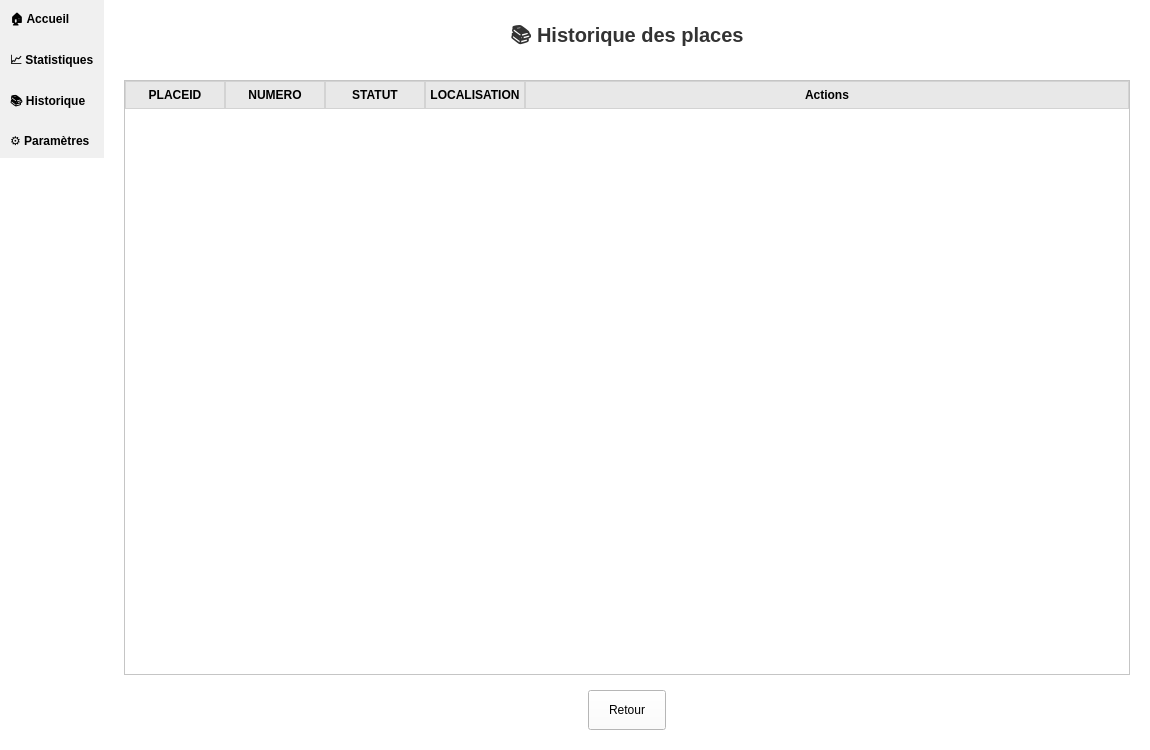
<?xml version="1.0" encoding="UTF-8"?>
<ui version="4.0">
 <class>ParkingWindow</class>
 <widget class="QWidget" name="ParkingWindow">
  <property name="geometry">
   <rect>
    <x>0</x>
    <y>0</y>
    <width>1150</width>
    <height>750</height>
   </rect>
  </property>
  <property name="windowTitle">
   <string>Système de Gestion de Parking</string>
  </property>
  <property name="styleSheet">
   <string notr="true">background-color: white; color: black;</string>
  </property>
  <layout class="QHBoxLayout" name="globalLayout">
   <property name="spacing">
    <number>0</number>
   </property>
   <property name="leftMargin">
    <number>0</number>
   </property>
   <property name="topMargin">
    <number>0</number>
   </property>
   <property name="rightMargin">
    <number>0</number>
   </property>
   <property name="bottomMargin">
    <number>0</number>
   </property>
   <item>
    <layout class="QVBoxLayout" name="sidebarLayout">
     <item>
      <widget class="QPushButton" name="dashboardButton">
       <property name="styleSheet">
        <string notr="true">QPushButton {
            background-color: #F0F0F0; color: black; font-weight: bold;
            padding: 10px; border: none; text-align: left;
        }
        QPushButton:hover { background-color: #D3D3D3; }
        QPushButton:pressed { background-color: #C0C0C0; }</string>
       </property>
       <property name="text">
        <string>🏠 Accueil</string>
       </property>
      </widget>
     </item>
     <item>
      <widget class="QPushButton" name="statsButton">
       <property name="styleSheet">
        <string notr="true">QPushButton {
            background-color: #F0F0F0; color: black; font-weight: bold;
            padding: 10px; border: none; text-align: left;
        }
        QPushButton:hover { background-color: #D3D3D3; }
        QPushButton:pressed { background-color: #C0C0C0; }</string>
       </property>
       <property name="text">
        <string>📈 Statistiques</string>
       </property>
      </widget>
     </item>
     <item>
      <widget class="QPushButton" name="historyButton2">
       <property name="styleSheet">
        <string notr="true">QPushButton {
            background-color: #F0F0F0; color: black; font-weight: bold;
            padding: 10px; border: none; text-align: left;
        }
        QPushButton:hover { background-color: #D3D3D3; }
        QPushButton:pressed { background-color: #C0C0C0; }</string>
       </property>
       <property name="text">
        <string>📚 Historique</string>
       </property>
      </widget>
     </item>
     <item>
      <widget class="QPushButton" name="settingsButton">
       <property name="styleSheet">
        <string notr="true">QPushButton {
            background-color: #F0F0F0; color: black; font-weight: bold;
            padding: 10px; border: none; text-align: left;
        }
        QPushButton:hover { background-color: #D3D3D3; }
        QPushButton:pressed { background-color: #C0C0C0; }</string>
       </property>
       <property name="text">
        <string>⚙️ Paramètres</string>
       </property>
      </widget>
     </item>
     <item>
      <spacer name="verticalSpacer_Sidebar">
       <property name="orientation">
        <enum>Qt::Orientation::Vertical</enum>
       </property>
       <property name="sizeHint" stdset="0">
        <size>
         <width>20</width>
         <height>40</height>
        </size>
       </property>
      </spacer>
     </item>
    </layout>
   </item>
   <item>
    <widget class="QStackedWidget" name="stackedWidget">
     <property name="currentIndex">
      <number>2</number>
     </property>
     <widget class="QWidget" name="mainPage">
      <layout class="QVBoxLayout" name="mainLayout">
       <item>
        <layout class="QHBoxLayout" name="headerLayout">
         <item>
          <widget class="QLabel" name="logoLabel">
           <property name="minimumSize">
            <size>
             <width>100</width>
             <height>80</height>
            </size>
           </property>
           <property name="maximumSize">
            <size>
             <width>100</width>
             <height>80</height>
            </size>
           </property>
           <property name="text">
            <string>Logo</string>
           </property>
           <property name="alignment">
            <set>Qt::AlignmentFlag::AlignCenter</set>
           </property>
          </widget>
         </item>
         <item>
          <spacer name="horizontalSpacer_Header1">
           <property name="orientation">
            <enum>Qt::Orientation::Horizontal</enum>
           </property>
           <property name="sizeHint" stdset="0">
            <size>
             <width>40</width>
             <height>20</height>
            </size>
           </property>
          </spacer>
         </item>
         <item>
          <widget class="QLabel" name="titleLabel">
           <property name="styleSheet">
            <string notr="true">font-size: 28px; font-weight: bold; color: #333;</string>
           </property>
           <property name="text">
            <string>Gestion du Parking</string>
           </property>
           <property name="alignment">
            <set>Qt::AlignmentFlag::AlignCenter</set>
           </property>
          </widget>
         </item>
         <item>
          <spacer name="horizontalSpacer_Header2">
           <property name="orientation">
            <enum>Qt::Orientation::Horizontal</enum>
           </property>
           <property name="sizeHint" stdset="0">
            <size>
             <width>40</width>
             <height>20</height>
            </size>
           </property>
          </spacer>
         </item>
         <item>
          <widget class="QPushButton" name="notificationButton">
           <property name="minimumSize">
            <size>
             <width>40</width>
             <height>40</height>
            </size>
           </property>
           <property name="maximumSize">
            <size>
             <width>40</width>
             <height>40</height>
            </size>
           </property>
           <property name="cursor">
            <cursorShape>PointingHandCursor</cursorShape>
           </property>
           <property name="toolTip">
            <string>Afficher les notifications</string>
           </property>
           <property name="styleSheet">
            <string notr="true">QPushButton { background-color: transparent; border: none; border-radius: 20px; padding: 5px; font-size: 18px; }
QPushButton:hover { background-color: #E0E0E0; }
QPushButton:pressed { background-color: #D0D0D0; }</string>
           </property>
           <property name="text">
            <string>🔔</string>
           </property>
           <property name="iconSize">
            <size>
             <width>24</width>
             <height>24</height>
            </size>
           </property>
          </widget>
         </item>
        </layout>
       </item>
       <item>
        <widget class="QGroupBox" name="formBox">
         <property name="sizePolicy">
          <sizepolicy hsizetype="MinimumExpanding" vsizetype="Preferred">
           <horstretch>0</horstretch>
           <verstretch>0</verstretch>
          </sizepolicy>
         </property>
         <property name="styleSheet">
          <string notr="true">QGroupBox {
    font-weight: bold; margin-top: 10px; border: 1px solid #D3D3D3;
    border-radius: 5px; padding-top: 18px; padding-bottom: 10px;
    padding-left: 10px; padding-right: 10px;
}
QGroupBox::title {
    subcontrol-origin: margin; subcontrol-position: top left; padding-left: 8px;
    padding-right: 8px; padding-top: 1px; padding-bottom: 1px;
}</string>
         </property>
         <property name="title">
          <string>Ajouter une place</string>
         </property>
         <layout class="QVBoxLayout" name="formLayout">
          <property name="spacing">
           <number>15</number>
          </property>
          <item>
           <widget class="QLineEdit" name="plateInput">
            <property name="placeholderText">
             <string>Numéro de place (ex: A12)</string>
            </property>
           </widget>
          </item>
          <item>
           <widget class="QLineEdit" name="nomInput">
            <property name="placeholderText">
             <string>ID Utilisateur (numérique)</string>
            </property>
           </widget>
          </item>
          <item>
           <widget class="QLineEdit" name="prenomInput">
            <property name="placeholderText">
             <string>Localisation (ex: Niveau -1)</string>
            </property>
           </widget>
          </item>
          <item>
           <widget class="QLineEdit" name="numeroInput">
            <property name="placeholderText">
             <string>ID Place (numérique)</string>
            </property>
           </widget>
          </item>
          <item>
           <widget class="QLineEdit" name="entryTimeInput">
            <property name="placeholderText">
             <string>Date réservation (HH:MM)</string>
            </property>
           </widget>
          </item>
          <item>
           <widget class="QComboBox" name="vehicleTypeCombo">
            <item>
             <property name="text">
              <string>libre</string>
             </property>
            </item>
            <item>
             <property name="text">
              <string>réservé</string>
             </property>
            </item>
            <item>
             <property name="text">
              <string>occupé</string>
             </property>
            </item>
           </widget>
          </item>
          <item alignment="Qt::AlignmentFlag::AlignRight">
           <widget class="QPushButton" name="addButton">
            <property name="minimumSize">
             <size>
              <width>100</width>
              <height>35</height>
             </size>
            </property>
            <property name="maximumSize">
             <size>
              <width>100</width>
              <height>35</height>
             </size>
            </property>
            <property name="cursor">
             <cursorShape>PointingHandCursor</cursorShape>
            </property>
            <property name="styleSheet">
             <string notr="true">QPushButton { background-color: black; color: white; font-size: 13px; border: none; border-radius: 6px; padding: 5px; }
QPushButton:hover { background-color: #333333; }
QPushButton:pressed { background-color: #555555; }</string>
            </property>
            <property name="text">
             <string>Ajouter</string>
            </property>
           </widget>
          </item>
         </layout>
        </widget>
       </item>
       <item>
        <layout class="QHBoxLayout" name="bottomLayout">
         <item>
          <spacer name="horizontalSpacer_Bottom">
           <property name="orientation">
            <enum>Qt::Orientation::Horizontal</enum>
           </property>
           <property name="sizeHint" stdset="0">
            <size>
             <width>40</width>
             <height>20</height>
            </size>
           </property>
          </spacer>
         </item>
        </layout>
       </item>
       <item>
        <layout class="QVBoxLayout" name="rightButtons">
         <property name="spacing">
          <number>10</number>
         </property>
         <item>
          <widget class="QPushButton" name="removeButton">
           <property name="cursor">
            <cursorShape>PointingHandCursor</cursorShape>
           </property>
           <property name="styleSheet">
            <string notr="true">QPushButton {
            background-color: white; color: black; font-weight: bold;
            padding: 10px 15px; border: 1px solid #C0392B; border-radius: 8px; /* Adjusted border color */
            min-width: 180px;
        }
        QPushButton:hover { background-color: #F0F0F0; border-color: #555; }
        QPushButton:pressed { background-color: #E0E0E0; }</string>
           </property>
           <property name="text">
            <string>🚗 Retirer un véhicule</string>
           </property>
          </widget>
         </item>
         <item>
          <widget class="QPushButton" name="historyButton">
           <property name="cursor">
            <cursorShape>PointingHandCursor</cursorShape>
           </property>
           <property name="styleSheet">
            <string notr="true">QPushButton {
            background-color: white; color: black; font-weight: bold;
            padding: 10px 15px; border: 1px solid #A0A0A0; border-radius: 8px;
            min-width: 180px;
        }
        QPushButton:hover { background-color: #F0F0F0; border-color: #555; }
        QPushButton:pressed { background-color: #E0E0E0; }</string>
           </property>
           <property name="text">
            <string>📊 Afficher historique</string>
           </property>
          </widget>
         </item>
         <item>
          <widget class="QPushButton" name="ticketButton">
           <property name="cursor">
            <cursorShape>PointingHandCursor</cursorShape>
           </property>
           <property name="styleSheet">
            <string notr="true">QPushButton {
            background-color: white; color: black; font-weight: bold;
            padding: 10px 15px; border: 1px solid #A0A0A0; border-radius: 8px;
            min-width: 180px;
        }
        QPushButton:hover { background-color: #F0F0F0; border-color: #555; }
        QPushButton:pressed { background-color: #E0E0E0; }</string>
           </property>
           <property name="text">
            <string>🧾 Générer un ticket</string>
           </property>
          </widget>
         </item>
         <item>
          <spacer name="verticalSpacer_RightButtons">
           <property name="orientation">
            <enum>Qt::Orientation::Vertical</enum>
           </property>
           <property name="sizeHint" stdset="0">
            <size>
             <width>20</width>
             <height>40</height>
            </size>
           </property>
          </spacer>
         </item>
        </layout>
       </item>
       <item>
        <spacer name="verticalSpacer_Main">
         <property name="orientation">
          <enum>Qt::Orientation::Vertical</enum>
         </property>
         <property name="sizeHint" stdset="0">
          <size>
           <width>20</width>
           <height>40</height>
          </size>
         </property>
        </spacer>
       </item>
      </layout>
     </widget>
     <widget class="QWidget" name="statsPage">
      <layout class="QVBoxLayout" name="statsPageLayout">
       <item>
        <layout class="QHBoxLayout" name="statsContentLayout" stretch="0">
         <item>
          <widget class="QChartView" name="chartView">
           <property name="renderHints">
            <set>QPainter::RenderHint::Antialiasing</set>
           </property>
          </widget>
         </item>
        </layout>
       </item>
       <item>
        <layout class="QHBoxLayout" name="statsButtonLayout">
         <item>
          <spacer name="horizontalSpacer_Stats1">
           <property name="orientation">
            <enum>Qt::Orientation::Horizontal</enum>
           </property>
           <property name="sizeHint" stdset="0">
            <size>
             <width>40</width>
             <height>20</height>
            </size>
           </property>
          </spacer>
         </item>
         <item>
          <widget class="QPushButton" name="backFromStatsBtn">
           <property name="minimumSize">
            <size>
             <width>0</width>
             <height>40</height>
            </size>
           </property>
           <property name="maximumSize">
            <size>
             <width>16777215</width>
             <height>40</height>
            </size>
           </property>
           <property name="cursor">
            <cursorShape>PointingHandCursor</cursorShape>
           </property>
           <property name="styleSheet">
            <string notr="true">QPushButton { padding: 10px 20px; }</string>
           </property>
           <property name="text">
            <string>Retour</string>
           </property>
          </widget>
         </item>
         <item>
          <spacer name="horizontalSpacer_Stats2">
           <property name="orientation">
            <enum>Qt::Orientation::Horizontal</enum>
           </property>
           <property name="sizeHint" stdset="0">
            <size>
             <width>40</width>
             <height>20</height>
            </size>
           </property>
          </spacer>
         </item>
        </layout>
       </item>
      </layout>
     </widget>
     <widget class="QWidget" name="historyPage">
      <layout class="QVBoxLayout" name="historyLayout" stretch="0,1,0">
       <property name="spacing">
        <number>15</number>
       </property>
       <property name="leftMargin">
        <number>20</number>
       </property>
       <property name="topMargin">
        <number>20</number>
       </property>
       <property name="rightMargin">
        <number>20</number>
       </property>
       <property name="bottomMargin">
        <number>20</number>
       </property>
       <item>
        <widget class="QLabel" name="historyTitle">
         <property name="styleSheet">
          <string notr="true">font-size: 20px; font-weight: bold; color: #333; margin-bottom: 10px;</string>
         </property>
         <property name="text">
          <string>📚 Historique des places</string>
         </property>
         <property name="alignment">
          <set>Qt::AlignmentFlag::AlignCenter</set>
         </property>
        </widget>
       </item>
       <item>
        <widget class="QTableWidget" name="historyTable">
         <property name="styleSheet">
          <string notr="true">QTableWidget { gridline-color: #D3D3D3; }
QHeaderView::section { background-color: #E8E8E8; padding: 4px; border: 1px solid #D3D3D3; font-weight: bold;}
QTableWidget::item { padding: 5px; }
QTableWidget::item:selected { background-color: #A8D8FF; color: black; }</string>
         </property>
         <property name="editTriggers">
          <set>QAbstractItemView::EditTrigger::NoEditTriggers</set>
         </property>
         <property name="alternatingRowColors">
          <bool>true</bool>
         </property>
         <property name="selectionMode">
          <enum>QAbstractItemView::SelectionMode::SingleSelection</enum>
         </property>
         <property name="selectionBehavior">
          <enum>QAbstractItemView::SelectionBehavior::SelectRows</enum>
         </property>
         <attribute name="horizontalHeaderStretchLastSection">
          <bool>true</bool>
         </attribute>
         <attribute name="verticalHeaderVisible">
          <bool>false</bool>
         </attribute>
         <column>
          <property name="text">
           <string>PLACEID</string>
          </property>
         </column>
         <column>
          <property name="text">
           <string>NUMERO</string>
          </property>
         </column>
         <column>
          <property name="text">
           <string>STATUT</string>
          </property>
         </column>
         <column>
          <property name="text">
           <string>LOCALISATION</string>
          </property>
         </column>
         <column>
          <property name="text">
           <string>Actions</string>
          </property>
         </column>
        </widget>
       </item>
       <item>
        <layout class="QHBoxLayout" name="historyButtonLayout">
         <item>
          <spacer name="horizontalSpacer_History1">
           <property name="orientation">
            <enum>Qt::Orientation::Horizontal</enum>
           </property>
           <property name="sizeHint" stdset="0">
            <size>
             <width>40</width>
             <height>20</height>
            </size>
           </property>
          </spacer>
         </item>
         <item>
          <widget class="QPushButton" name="backFromHistoryBtn">
           <property name="minimumSize">
            <size>
             <width>0</width>
             <height>40</height>
            </size>
           </property>
           <property name="maximumSize">
            <size>
             <width>16777215</width>
             <height>40</height>
            </size>
           </property>
           <property name="cursor">
            <cursorShape>PointingHandCursor</cursorShape>
           </property>
           <property name="styleSheet">
            <string notr="true">QPushButton { padding: 10px 20px; }</string>
           </property>
           <property name="text">
            <string>Retour</string>
           </property>
          </widget>
         </item>
         <item>
          <spacer name="horizontalSpacer_History2">
           <property name="orientation">
            <enum>Qt::Orientation::Horizontal</enum>
           </property>
           <property name="sizeHint" stdset="0">
            <size>
             <width>40</width>
             <height>20</height>
            </size>
           </property>
          </spacer>
         </item>
        </layout>
       </item>
      </layout>
     </widget>
     <widget class="QWidget" name="settingsPage">
      <layout class="QVBoxLayout" name="settingsLayout">
       <property name="spacing">
        <number>15</number>
       </property>
       <property name="leftMargin">
        <number>25</number>
       </property>
       <property name="topMargin">
        <number>25</number>
       </property>
       <property name="rightMargin">
        <number>25</number>
       </property>
       <property name="bottomMargin">
        <number>25</number>
       </property>
       <item>
        <widget class="QLabel" name="settingsTitle">
         <property name="styleSheet">
          <string notr="true">font-size: 22px; font-weight: bold; margin-bottom: 20px; color: #333;</string>
         </property>
         <property name="text">
          <string>⚙️ Paramètres de l'application</string>
         </property>
         <property name="alignment">
          <set>Qt::AlignmentFlag::AlignCenter</set>
         </property>
        </widget>
       </item>
       <item>
        <widget class="QGroupBox" name="notificationsBox">
         <property name="styleSheet">
          <string notr="true">QGroupBox {
    font-weight: bold; margin-top: 8px; border: 1px solid #D3D3D3;
    border-radius: 5px; padding-top: 18px; padding-bottom: 10px;
    padding-left: 10px; padding-right: 10px;
}
QGroupBox::title {
    subcontrol-origin: margin; subcontrol-position: top left; padding-left: 8px;
    padding-right: 8px; padding-top: 1px; padding-bottom: 1px;
}</string>
         </property>
         <property name="title">
          <string>Notifications</string>
         </property>
         <layout class="QVBoxLayout" name="notificationsLayout">
          <item>
           <widget class="QCheckBox" name="soundNotifCheck">
            <property name="cursor">
             <cursorShape>PointingHandCursor</cursorShape>
            </property>
            <property name="text">
             <string>Activer les notifications sonores à l'entrée/sortie</string>
            </property>
           </widget>
          </item>
          <item>
           <widget class="QCheckBox" name="fullNotifCheck">
            <property name="cursor">
             <cursorShape>PointingHandCursor</cursorShape>
            </property>
            <property name="text">
             <string>Notifier quand le parking est plein</string>
            </property>
           </widget>
          </item>
         </layout>
        </widget>
       </item>
       <item>
        <widget class="QGroupBox" name="appearanceBox">
         <property name="styleSheet">
          <string notr="true">QGroupBox {
    font-weight: bold; margin-top: 8px; border: 1px solid #D3D3D3;
    border-radius: 5px; padding-top: 18px; padding-bottom: 10px;
    padding-left: 10px; padding-right: 10px;
}
QGroupBox::title {
    subcontrol-origin: margin; subcontrol-position: top left; padding-left: 8px;
    padding-right: 8px; padding-top: 1px; padding-bottom: 1px;
}</string>
         </property>
         <property name="title">
          <string>Apparence</string>
         </property>
         <layout class="QFormLayout" name="appearanceLayout">
          <item row="0" column="0">
           <widget class="QLabel" name="label_theme">
            <property name="text">
             <string>Thème visuel:</string>
            </property>
           </widget>
          </item>
          <item row="0" column="1">
           <widget class="QComboBox" name="themeCombo">
            <property name="cursor">
             <cursorShape>PointingHandCursor</cursorShape>
            </property>
            <item>
             <property name="text">
              <string>Clair (Défaut)</string>
             </property>
            </item>
            <item>
             <property name="text">
              <string>Sombre</string>
             </property>
            </item>
           </widget>
          </item>
          <item row="1" column="0">
           <widget class="QLabel" name="label_language">
            <property name="text">
             <string>Langue:</string>
            </property>
           </widget>
          </item>
          <item row="1" column="1">
           <widget class="QComboBox" name="languageCombo">
            <property name="cursor">
             <cursorShape>PointingHandCursor</cursorShape>
            </property>
            <item>
             <property name="text">
              <string>Français</string>
             </property>
            </item>
            <item>
             <property name="text">
              <string>English</string>
             </property>
            </item>
            <item>
             <property name="text">
              <string>Arabe</string>
             </property>
            </item>
           </widget>
          </item>
         </layout>
        </widget>
       </item>
       <item>
        <widget class="QGroupBox" name="dataBox">
         <property name="styleSheet">
          <string notr="true">QGroupBox {
    font-weight: bold; margin-top: 8px; border: 1px solid #D3D3D3;
    border-radius: 5px; padding-top: 18px; padding-bottom: 10px;
    padding-left: 10px; padding-right: 10px;
}
QGroupBox::title {
    subcontrol-origin: margin; subcontrol-position: top left; padding-left: 8px;
    padding-right: 8px; padding-top: 1px; padding-bottom: 1px;
}</string>
         </property>
         <property name="title">
          <string>Gestion des données</string>
         </property>
         <layout class="QVBoxLayout" name="dataLayout">
          <item>
           <widget class="QPushButton" name="exportHistoryButton">
            <property name="cursor">
             <cursorShape>PointingHandCursor</cursorShape>
            </property>
            <property name="styleSheet">
             <string notr="true">QPushButton { background-color: black; color: white; padding: 8px 12px; border: none; border-radius: 4px; } QPushButton:hover { background-color: #2980B9; }</string>
            </property>
            <property name="text">
             <string>Exporter l'historique (CSV)</string>
            </property>
           </widget>
          </item>
          <item>
           <widget class="QPushButton" name="clearHistoryButton">
            <property name="cursor">
             <cursorShape>PointingHandCursor</cursorShape>
            </property>
            <property name="styleSheet">
             <string notr="true">QPushButton { background-color: black; color: white; padding: 8px 12px; border: none; border-radius: 4px; } QPushButton:hover { background-color: #2980B9; }</string>
            </property>
            <property name="text">
             <string>Effacer TOUT l'historique</string>
            </property>
           </widget>
          </item>
         </layout>
        </widget>
       </item>
       <item>
        <spacer name="verticalSpacer_Settings">
         <property name="orientation">
          <enum>Qt::Orientation::Vertical</enum>
         </property>
         <property name="sizeHint" stdset="0">
          <size>
           <width>20</width>
           <height>40</height>
          </size>
         </property>
        </spacer>
       </item>
       <item>
        <layout class="QHBoxLayout" name="settingsActionsLayout">
         <property name="spacing">
          <number>15</number>
         </property>
         <item>
          <spacer name="horizontalSpacer_SettingsActions1">
           <property name="orientation">
            <enum>Qt::Orientation::Horizontal</enum>
           </property>
           <property name="sizeHint" stdset="0">
            <size>
             <width>40</width>
             <height>20</height>
            </size>
           </property>
          </spacer>
         </item>
         <item>
          <widget class="QPushButton" name="saveSettingsBtn">
           <property name="minimumSize">
            <size>
             <width>0</width>
             <height>40</height>
            </size>
           </property>
           <property name="maximumSize">
            <size>
             <width>16777215</width>
             <height>40</height>
            </size>
           </property>
           <property name="cursor">
            <cursorShape>PointingHandCursor</cursorShape>
           </property>
           <property name="styleSheet">
            <string notr="true">QPushButton { background-color: black; color: white; font-weight: bold; padding: 10px 15px; border: none; border-radius: 5px; } QPushButton:hover { background-color: #2980B9; }</string>
           </property>
           <property name="text">
            <string>💾 Enregistrer les paramètres</string>
           </property>
          </widget>
         </item>
         <item>
          <widget class="QPushButton" name="backFromSettingsBtn">
           <property name="minimumSize">
            <size>
             <width>0</width>
             <height>40</height>
            </size>
           </property>
           <property name="maximumSize">
            <size>
             <width>16777215</width>
             <height>40</height>
            </size>
           </property>
           <property name="cursor">
            <cursorShape>PointingHandCursor</cursorShape>
           </property>
           <property name="styleSheet">
            <string notr="true">QPushButton { background-color: black; color: white; padding: 10px 15px; border: none; border-radius: 5px; } QPushButton:hover { background-color: #2980B9; }</string>
           </property>
           <property name="text">
            <string>Retour</string>
           </property>
          </widget>
         </item>
         <item>
          <spacer name="horizontalSpacer_SettingsActions2">
           <property name="orientation">
            <enum>Qt::Orientation::Horizontal</enum>
           </property>
           <property name="sizeHint" stdset="0">
            <size>
             <width>40</width>
             <height>20</height>
            </size>
           </property>
          </spacer>
         </item>
        </layout>
       </item>
      </layout>
     </widget>
    </widget>
   </item>
  </layout>
 </widget>
 <customwidgets>
  <customwidget>
   <class>QChartView</class>
   <extends>QGraphicsView</extends>
   <header>QtCharts/QChartView</header>
  </customwidget>
 </customwidgets>
 <resources/>
 <connections/>
</ui>
